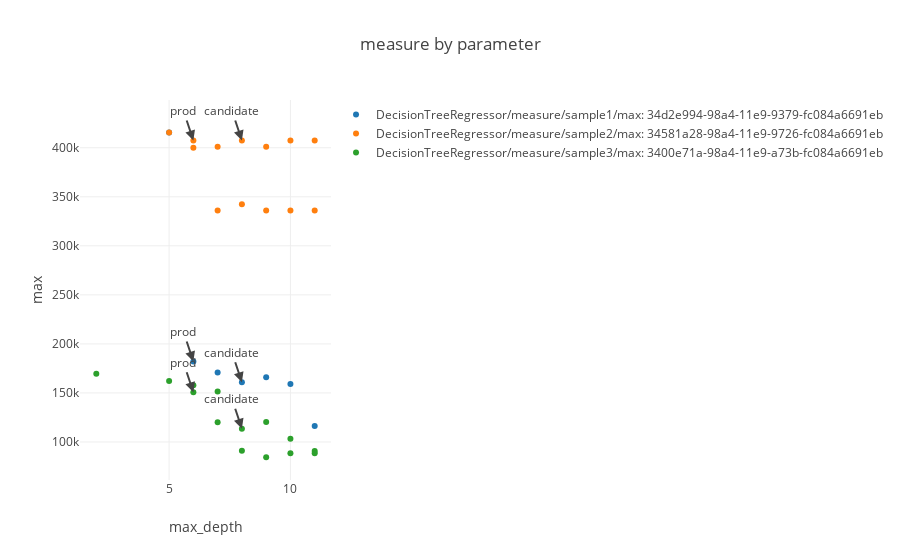

Source (notebook cell):
### Markdown cell above
#### Plot error measure vs parameter

### Code cell
import pailab.analysis.plot_helper as plt_helper
import pailab.analysis.plot as plot
plot.measure_by_parameter(ml_repo, ml_repo.tree.models.DecisionTreeRegressor.measures('max'), 'max_depth', data_versions=LAST_VERSION)
#ml_repo.models.DecisionTreeRegressor.measures('r2')

### Figure 1 — Plotly figure (JSON) as saved in the notebook; plotly's stock layout.template omitted (floating-point values rounded to 4 significant figures)
{"data": [{"mode": "markers", "name": "DecisionTreeRegressor/measure/sample1/max: 34d2e994-98a4-11e9-9379-fc084a6691eb", "text": ["model version: 34d3d354-98a4-11e9-a50d-fc084a6691eb<br>sample3: 34d2e994-98a4-11e9-9379-fc084a6691eb<br>train_data: 34d2e994-98a4-11e9-9379-fc084a6691eb", "model version: 33489c7e-98a4-11e9-a57e-fc084a6691eb<br>sample3: 34d2e994-98a4-11e9-9379-fc084a6691eb<br>train_data: 307808ae-98a4-11e9-8c9b-fc084a6691eb", "model version: 34e137a4-98a4-11e9-8eed-fc084a6691eb<br>sample3: 34d2e994-98a4-11e9-9379-fc084a6691eb<br>train_data: 34d2e994-98a4-11e9-9379-fc084a6691eb", "model version: 34eb69da-98a4-11e9-8501-fc084a6691eb<br>sample3: 34d2e994-98a4-11e9-9379-fc084a6691eb<br>train_data: 34d2e994-98a4-11e9-9379-fc084a6691eb", "model version: 34f610f4-98a4-11e9-911a-fc084a6691eb<br>sample3: 34d2e994-98a4-11e9-9379-fc084a6691eb<br>train_data: 34d2e994-98a4-11e9-9379-fc084a6691eb", "model version: 34fdacd2-98a4-11e9-bd39-fc084a6691eb<br>sample3: 34d2e994-98a4-11e9-9379-fc084a6691eb<br>train_data: 34d2e994-98a4-11e9-9379-fc084a6691eb", "model version: 350c21f4-98a4-11e9-82da-fc084a6691eb<br>sample3: 34d2e994-98a4-11e9-9379-fc084a6691eb<br>train_data: 34d2e994-98a4-11e9-9379-fc084a6691eb"], "type": "scatter", "uid": "a63d87d3-486c-49bd-a44b-10728b90648a", "x": [6, 5, 7, 8, 9, 10, 11], "y": [182100, 415450, 170730, 160900.0, 165900, 159096, 116200]}, {"mode": "markers", "name": "DecisionTreeRegressor/measure/sample2/max: 34581a28-98a4-11e9-9726-fc084a6691eb", "text": ["model version: 347ff94a-98a4-11e9-aeb0-fc084a6691eb<br>sample3: 34581a28-98a4-11e9-9726-fc084a6691eb<br>train_data: 347e9aa6-98a4-11e9-9f61-fc084a6691eb", "model version: 33489c7e-98a4-11e9-a57e-fc084a6691eb<br>sample3: 34581a28-98a4-11e9-9726-fc084a6691eb<br>train_data: 307808ae-98a4-11e9-8c9b-fc084a6691eb", "model version: 3492ff0a-98a4-11e9-ad36-fc084a6691eb<br>sample3: 34581a28-98a4-11e9-9726-fc084a6691eb<br>train_data: 347e9aa6-98a4-11e9-9f61-fc084a6691eb", "model version: 34a3479a-98a4-11e9-8f4b-fc084a6691eb<br>sample3: 34581a28-98a4-11e9-9726-fc084a6691eb<br>train_data: 347e9aa6-98a4-11e9-9f61-fc084a6691eb", "model version: 34b2587a-98a4-11e9-aabb-fc084a6691eb<br>sample3: 34581a28-98a4-11e9-9726-fc084a6691eb<br>train_data: 347e9aa6-98a4-11e9-9f61-fc084a6691eb", "model version: 34bc15cc-98a4-11e9-b16e-fc084a6691eb<br>sample3: 34581a28-98a4-11e9-9726-fc084a6691eb<br>train_data: 347e9aa6-98a4-11e9-9f61-fc084a6691eb", "model version: 34c90542-98a4-11e9-aa4a-fc084a6691eb<br>sample3: 34581a28-98a4-11e9-9726-fc084a6691eb<br>train_data: 347e9aa6-98a4-11e9-9f61-fc084a6691eb", "model version: 34d3d354-98a4-11e9-a50d-fc084a6691eb<br>sample3: 34581a28-98a4-11e9-9726-fc084a6691eb<br>train_data: 34d2e994-98a4-11e9-9379-fc084a6691eb", "model version: 34e137a4-98a4-11e9-8eed-fc084a6691eb<br>sample3: 34581a28-98a4-11e9-9726-fc084a6691eb<br>train_data: 34d2e994-98a4-11e9-9379-fc084a6691eb", "model version: 34eb69da-98a4-11e9-8501-fc084a6691eb<br>sample3: 34581a28-98a4-11e9-9726-fc084a6691eb<br>train_data: 34d2e994-98a4-11e9-9379-fc084a6691eb", "model version: 34f610f4-98a4-11e9-911a-fc084a6691eb<br>sample3: 34581a28-98a4-11e9-9726-fc084a6691eb<br>train_data: 34d2e994-98a4-11e9-9379-fc084a6691eb", "model version: 34fdacd2-98a4-11e9-bd39-fc084a6691eb<br>sample3: 34581a28-98a4-11e9-9726-fc084a6691eb<br>train_data: 34d2e994-98a4-11e9-9379-fc084a6691eb", "model version: 350c21f4-98a4-11e9-82da-fc084a6691eb<br>sample3: 34581a28-98a4-11e9-9726-fc084a6691eb<br>train_data: 34d2e994-98a4-11e9-9379-fc084a6691eb"], "type": "scatter", "uid": "bc237ba2-6d1d-467e-ba35-fa4b1f911dc5", "x": [6, 5, 7, 8, 9, 10, 11, 6, 7, 8, 9, 10, 11], "y": [400050, 415450, 336000, 342300, 336000, 336000, 336000, 407400, 401100, 407400, 401100, 407400, 407400]}, {"mode": "markers", "name": "DecisionTreeRegressor/measure/sample3/max: 3400e71a-98a4-11e9-a73b-fc084a6691eb", "text": ["model version: 33d671a4-98a4-11e9-a578-fc084a6691eb<br>sample3: 3400e71a-98a4-11e9-a73b-fc084a6691eb<br>train_data: 307808ae-98a4-11e9-8c9b-fc084a6691eb", "model version: 33489c7e-98a4-11e9-a57e-fc084a6691eb<br>sample3: 3400e71a-98a4-11e9-a73b-fc084a6691eb<br>train_data: 307808ae-98a4-11e9-8c9b-fc084a6691eb", "model version: 347ff94a-98a4-11e9-aeb0-fc084a6691eb<br>sample3: 3400e71a-98a4-11e9-a73b-fc084a6691eb<br>train_data: 347e9aa6-98a4-11e9-9f61-fc084a6691eb", "model version: 3492ff0a-98a4-11e9-ad36-fc084a6691eb<br>sample3: 3400e71a-98a4-11e9-a73b-fc084a6691eb<br>train_data: 347e9aa6-98a4-11e9-9f61-fc084a6691eb", "model version: 34a3479a-98a4-11e9-8f4b-fc084a6691eb<br>sample3: 3400e71a-98a4-11e9-a73b-fc084a6691eb<br>train_data: 347e9aa6-98a4-11e9-9f61-fc084a6691eb", "model version: 34b2587a-98a4-11e9-aabb-fc084a6691eb<br>sample3: 3400e71a-98a4-11e9-a73b-fc084a6691eb<br>train_data: 347e9aa6-98a4-11e9-9f61-fc084a6691eb", "model version: 34bc15cc-98a4-11e9-b16e-fc084a6691eb<br>sample3: 3400e71a-98a4-11e9-a73b-fc084a6691eb<br>train_data: 347e9aa6-98a4-11e9-9f61-fc084a6691eb", "model version: 34c90542-98a4-11e9-aa4a-fc084a6691eb<br>sample3: 3400e71a-98a4-11e9-a73b-fc084a6691eb<br>train_data: 347e9aa6-98a4-11e9-9f61-fc084a6691eb", "model version: 34d3d354-98a4-11e9-a50d-fc084a6691eb<br>sample3: 3400e71a-98a4-11e9-a73b-fc084a6691eb<br>train_data: 34d2e994-98a4-11e9-9379-fc084a6691eb", "model version: 34e137a4-98a4-11e9-8eed-fc084a6691eb<br>sample3: 3400e71a-98a4-11e9-a73b-fc084a6691eb<br>train_data: 34d2e994-98a4-11e9-9379-fc084a6691eb", "model version: 34eb69da-98a4-11e9-8501-fc084a6691eb<br>sample3: 3400e71a-98a4-11e9-a73b-fc084a6691eb<br>train_data: 34d2e994-98a4-11e9-9379-fc084a6691eb", "model version: 34f610f4-98a4-11e9-911a-fc084a6691eb<br>sample3: 3400e71a-98a4-11e9-a73b-fc084a6691eb<br>train_data: 34d2e994-98a4-11e9-9379-fc084a6691eb", "model version: 34fdacd2-98a4-11e9-bd39-fc084a6691eb<br>sample3: 3400e71a-98a4-11e9-a73b-fc084a6691eb<br>train_data: 34d2e994-98a4-11e9-9379-fc084a6691eb", "model version: 350c21f4-98a4-11e9-82da-fc084a6691eb<br>sample3: 3400e71a-98a4-11e9-a73b-fc084a6691eb<br>train_data: 34d2e994-98a4-11e9-9379-fc084a6691eb"], "type": "scatter", "uid": "21929ed7-d6a3-41e3-81a0-306c7c682a6d", "x": [2, 5, 6, 7, 8, 9, 10, 11, 6, 7, 8, 9, 10, 11], "y": [169680, 162200.0, 158000.0, 151600, 91190.0, 84440.0, 88470.0, 90870.0, 150800.0, 120200.0, 113500.0, 120450, 103200.0, 88470.0]}], "layout": {"annotations": [{"arrowhead": 2, "showarrow": true, "text": "prod", "x": 6, "xref": "x", "y": 182100, "yref": "y"}, {"arrowhead": 2, "showarrow": true, "text": "candidate", "x": 8, "xref": "x", "y": 160900.0, "yref": "y"}, {"arrowhead": 2, "showarrow": true, "text": "prod", "x": 6, "xref": "x", "y": 407400, "yref": "y"}, {"arrowhead": 2, "showarrow": true, "text": "candidate", "x": 8, "xref": "x", "y": 407400, "yref": "y"}, {"arrowhead": 2, "showarrow": true, "text": "prod", "x": 6, "xref": "x", "y": 150800.0, "yref": "y"}, {"arrowhead": 2, "showarrow": true, "text": "candidate", "x": 8, "xref": "x", "y": 113500.0, "yref": "y"}], "title": {"text": "measure by parameter"}, "xaxis": {"title": {"text": "max_depth"}}, "yaxis": {"title": {"text": "max"}}}}
